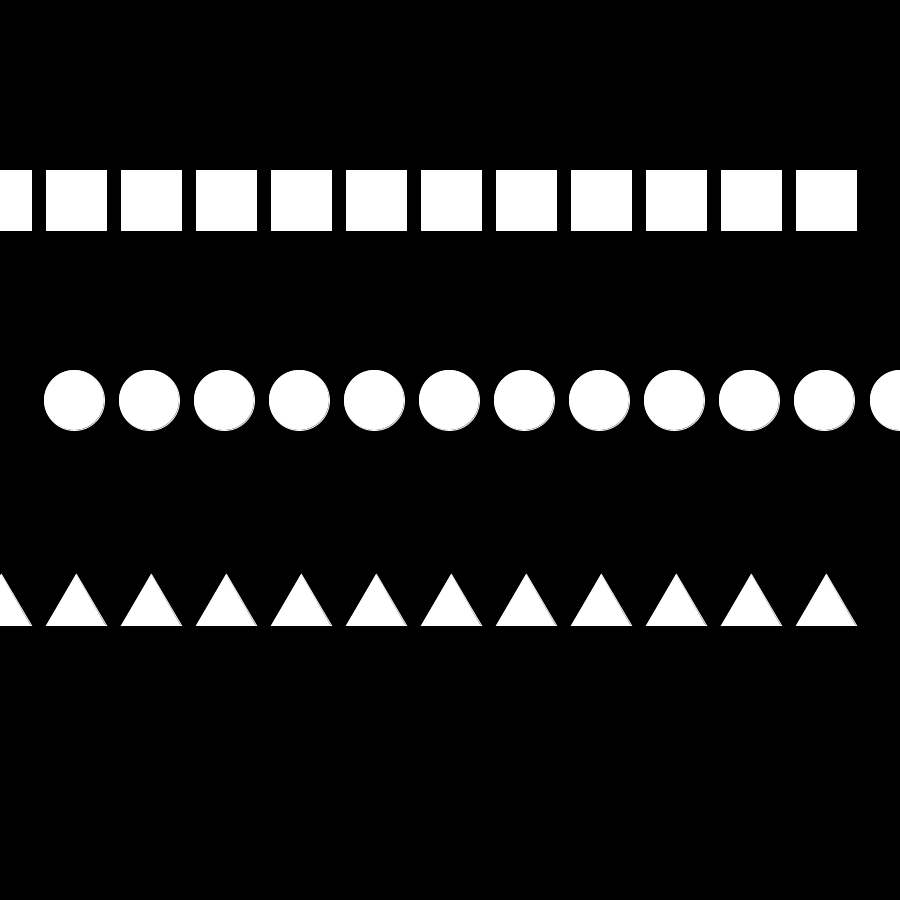
Frame 1 (no input)
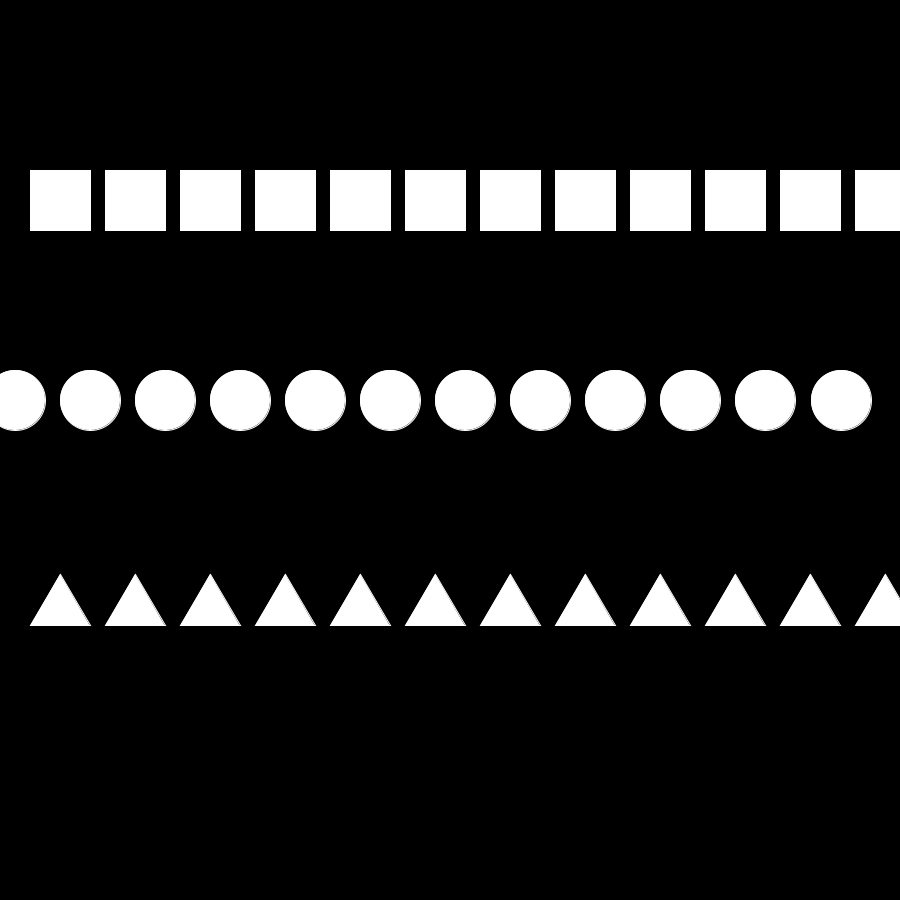
Frame 60 (the mouse pressed at the canvas centre just before this capture)
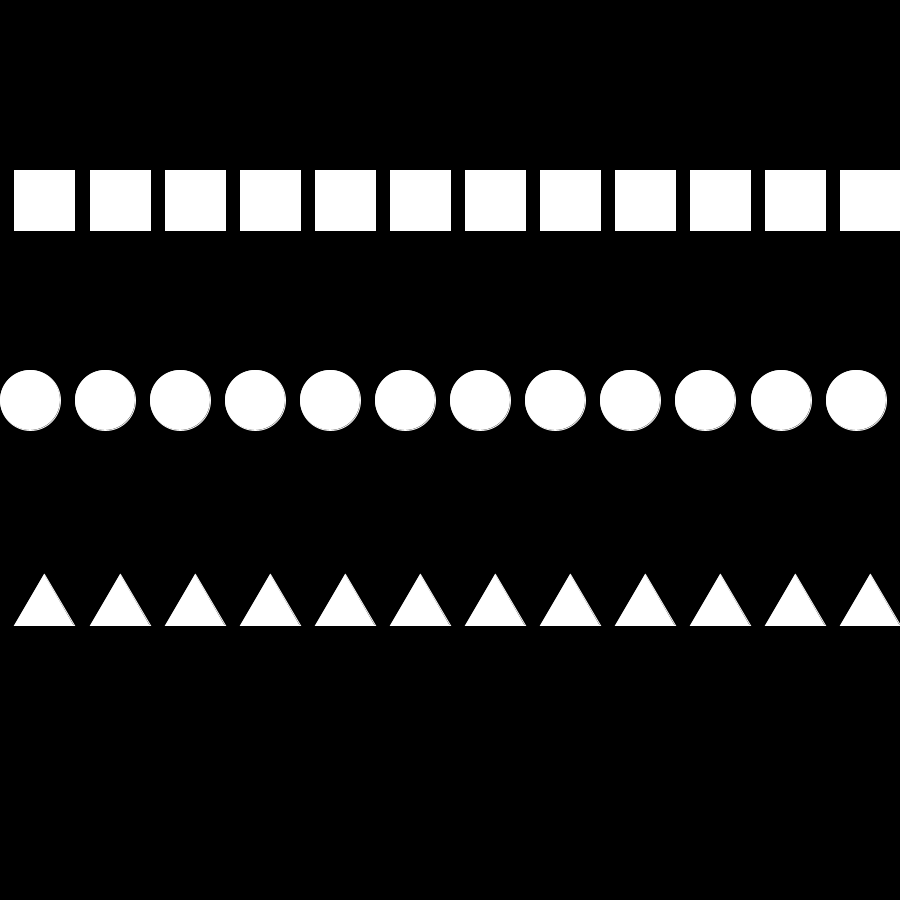
Frame 120 (the mouse held since frame 60 and released just before this capture)

The Processing sketch that drew these frames (run headless with seeded random() and noise(); from frame 60 on, the mouse is pressed at the canvas centre):

// Processing sketch: sketch_200826b
// ── sketch_200826b.pde

void setup() {
  background(0);
  size(900, 900);
  n=int(width/inc);
  stroke(255);
  squares=new Square[n];
  circles=new Circle[n];
  triangles=new Triangle[n];
  for (int i = 0; i<n; i++) {
    Square s = new Square(new PVector(i*inc, 200), l);
    squares[i]=s;
    squares[i].show();

    Circle c = new Circle(new PVector(i*inc, 400), l);
    circles[i] = c;
    circles[i].show();

    Triangle t = new Triangle(new PVector(i*inc, 600), l);
    triangles[i]=t;
    triangles[i].show();
  }

}

Square[] squares;
Triangle[] triangles;
Circle[] circles;
float l = 60;
float inc = 75;
int n;
void draw() {
  background(0);
  for(int i = 0;i<n;i++){
   squares[i].c.x++;
   squares[i].edges();
   squares[i].show();
   
   circles[i].c.x--;
   circles[i].edges();
   circles[i].show();
   
   triangles[i].c.x++;
   triangles[i].recalculate();
   triangles[i].edges();
   triangles[i].show();
  }

}

class Square {
  PVector c;
  float l;
  Square(PVector center, float sideLength) {
    c=center;
    l=sideLength;
  }
  void show() {
    float tlx = c.x - l/2;
    float tly = c.y - l/2;
    rect(tlx, tly, l, l);
  }

  void edges() {
    if (c.x > width) {
      c.x = 0;
    } else if (c.x < 0) {
      c.x = width;
    }
    if (c.y > height) {
      c.y = 0;
    } else if (c.y < 0) {
      c.y = height;
    }
  }
}

class Circle {
  PVector c;
  float r;
  Circle(PVector center, float radius) {
    c=center;
    r=radius;
  }
  void show() {
    circle(c.x, c.y, r);
  }
  void edges() {
    if (c.x > width) {
      c.x = 0;
    } else if (c.x < 0) {
      c.x = width;
    }
    if (c.y > height) {
      c.y = 0;
    } else if (c.y < 0) {
      c.y = height;
    }
  }
}
class Triangle {
  PVector c, bl, top, br;
  float l;
  Triangle(PVector center, float sideLength) {
    c=center;
    l=sideLength;
    float midLine = sin(radians(60)) * sideLength;
    float halfBottomLine = sqrt(sideLength*sideLength - midLine*midLine);
    float blx = center.x - halfBottomLine;
    float bly = center.y + midLine/2;
    bl = new PVector(blx, bly);
    float brx = center.x + halfBottomLine;
    float bry = center.y + midLine/2;
    br = new PVector(brx, bry);
    top = new PVector(center.x, center.y - midLine/2);
  }
  void recalculate() {
    float midLine = sin(radians(60)) * l;
    float halfBottomLine = sqrt(l*l - midLine*midLine);
    float blx = c.x - halfBottomLine;
    float bly = c.y + midLine/2;
    bl = new PVector(blx, bly);
    float brx = c.x + halfBottomLine;
    float bry = c.y + midLine/2;
    br = new PVector(brx, bry);
    top = new PVector(c.x, c.y - midLine/2);
  }
  void show() {
    triangle(bl.x, bl.y, top.x, top.y, br.x, br.y);
  }
  void edges() {
    if (c.x > width) {
      c.x = 0;
    } else if (c.x < 0) {
      c.x = width;
    }
    if (c.y > height) {
      c.y = 0;
    } else if (c.y < 0) {
      c.y = height;
    }
  }
}
